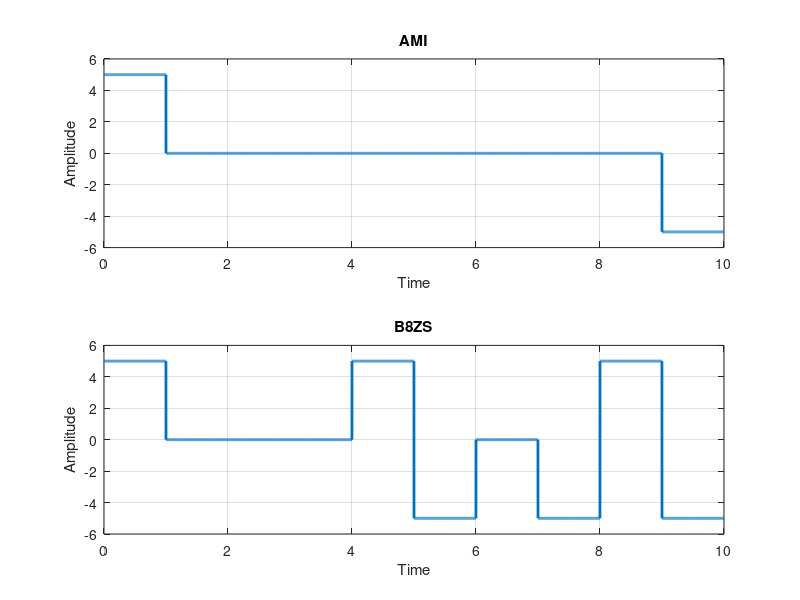

MATLAB code for this plot:
clc;
close all;
clear all;

bits = [1 0 0 0 0 0 0 0 0 1];
%bits = input('Give a input bit sequence: ');
bitrate = 1;
n = 1000;
T = length(bits)/bitrate;
N = length(bits) * n;
dt = T/N;
t = 0:dt:T-dt;

previous = -5; %Assuming Previous was -5;
x = zeros(1, length(t));
for i=1:length(bits)
    if(bits(i) == 1)
       x((i-1)*n+1: i*n) = previous * (-1);
       previous = previous * (-1);
    end
end
subplot(2,1,1);
plot(t, x, 'Linewidth', 2);
grid on;
title('AMI');
xlabel('Time');
ylabel('Amplitude');


y = zeros(1, length(x)/n);
for i=1:length(y)
    if(x((i-1)*n +1) ~= 0)
        y(i) = 1;
    end
end
count = 0;

previous = -previous;
for i=1:length(y)
    if(y(i) == 0)
        count = count + 1;
        if count == 8
            x((i-5)*n+1:(i-4)*n) = previous;
            x((i-4)*n+1:(i-3)*n) = previous*(-1);
            previous = -previous;
            x((i-2)*n+1:(i-1)*n) = previous;
            x((i-1)*n+1:i*n) = previous*(-1);
        end
    else
        count = 0;
    end
end

subplot(2,1,2);
plot(t, x, 'Linewidth', 2);
grid on;
title('B8ZS');
xlabel('Time');
ylabel('Amplitude');

%Decoding
y = zeros(1, length(x)/n);
for i=1:length(y)
    if(x((i-1)*n +1) ~= 0)
        y(i) = 1;
    end
end

count = 0;
for i=1:length(y)
    if(((count >= 0 && count <= 3)||(count == 5)) && y(i) == 0)
        count = count+1;
    elseif(((count == 3)||(count == 4)) && y(i) == 1)
           count = count+1; 
    elseif(((count == 6)||(count == 7)) && y(i) == 1)
            y(i-5) = 0;
            y(i-4) = 0;
            y(i-2) = 0;
            y(i-1) = 0;
    else
        count = 0;
    end
end
disp(y);
